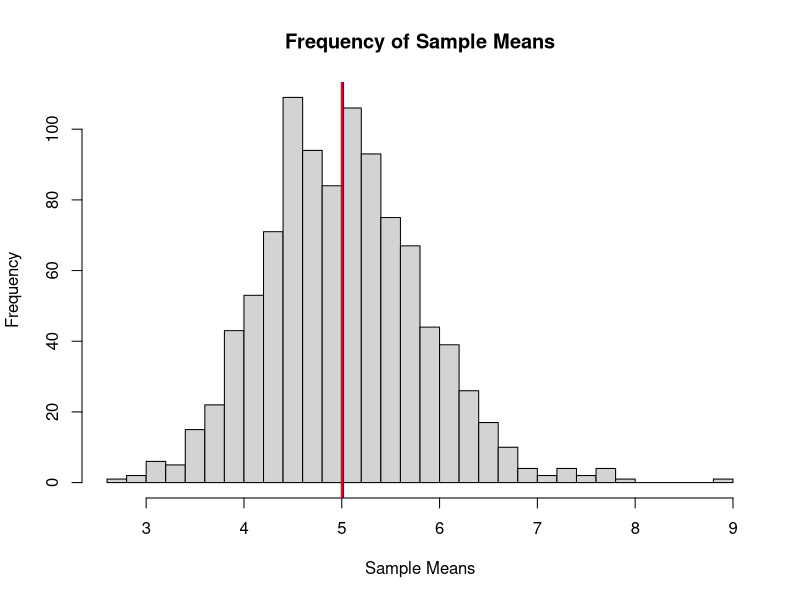
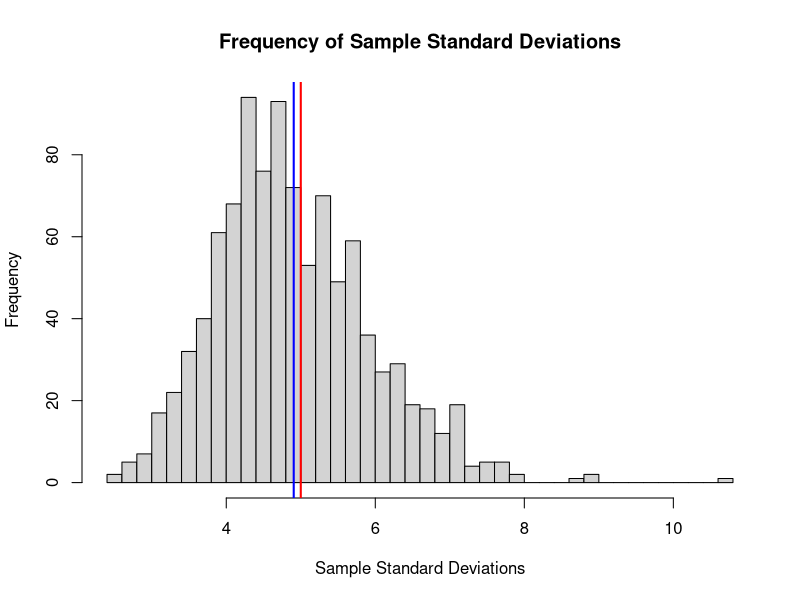
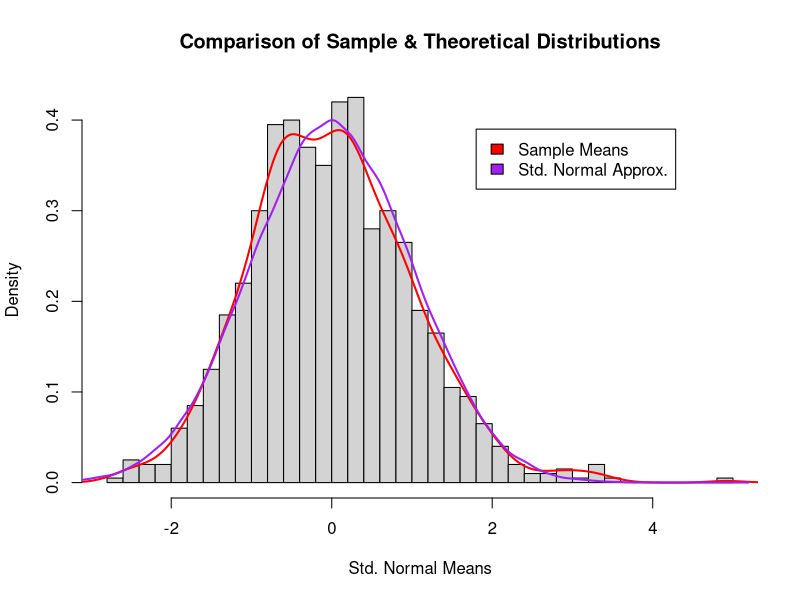
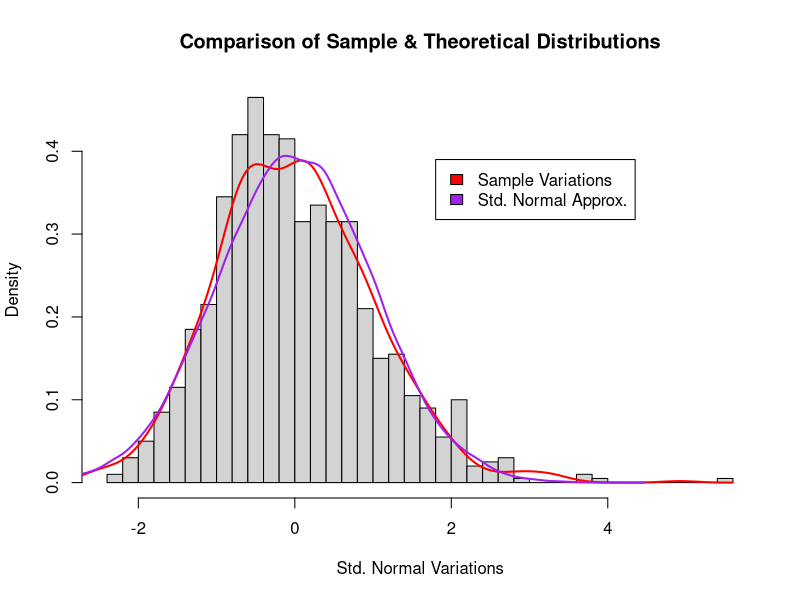
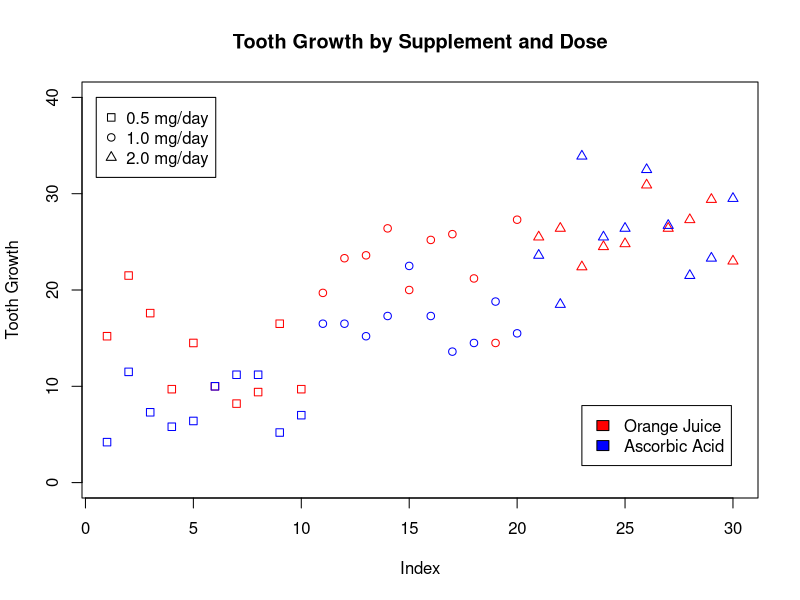
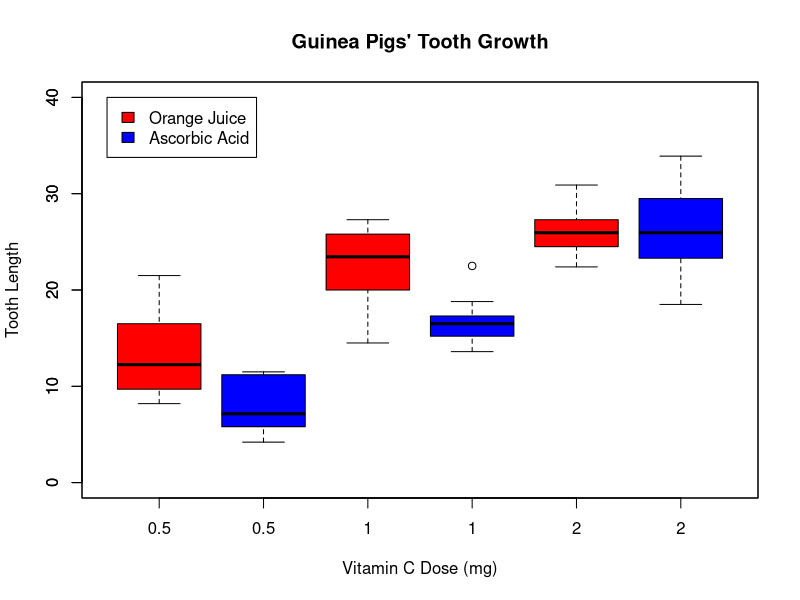

The R source for these figures, in order:
## ---- chunk 1
knitr::opts_chunk$set(echo = TRUE)
## ---- chunk 2
# simulation variables
n <- 40  #number of random observations taken per sample
B <- 1000  #number of samples

# create simulation matrix
M <- matrix(rexp(n*B, 0.2), B, n)

# get mean of each sample
M_means <- apply(M, 1, mean)
## ---- chunk 3
# histogram of means of sampled distributions
hist(M_means, breaks=30, 
     main="Frequency of Sample Means", xlab = "Sample Means")

# add vertical lines for sample and theoretical means
abline(v=mean(M_means), col="blue", lwd=2) # mean of sampled means
abline(v=1/.2, col="red", lwd=2) # theoretical mean
## ---- chunk 4
# calculate sd of samples
M_variations <- apply(M, 1, sd)
## ---- chunk 5
# histogram of means of sampled distributions
hist(M_variations, breaks=45, 
     main="Frequency of Sample Standard Deviations", 
     xlab = "Sample Standard Deviations")

# add vertical lines for sample and theoretical means
abline(v=mean(M_variations), col="blue", lwd=2) # mean of sampled means
abline(v=1/.2, col="red", lwd=2) # theoretical mean
## ---- chunk 6
# scale sample means and variations for standard normal
means_sn <- scale(M_means)
variations_sn <- scale(M_variations)
## ---- chunk 7
# histogram of standardized normalized sample means
hist(means_sn, breaks=30, prob=TRUE, 
     main="Comparison of Sample & Theoretical Distributions",
     xlab="Std. Normal Means", ylab="Density")
lines(density(means_sn), col="red", lwd=2)
lines(density(rnorm(100000)), col="purple", lwd=2)
legend(1.8, 0.39, c("Sample Means", "Std. Normal Approx."), 
       fill=c("red", "purple"))
## ---- chunk 8
# histogram of standardized normalized sample means
hist(variations_sn, breaks=30, prob=TRUE, 
     main="Comparison of Sample & Theoretical Distributions",
     xlab="Std. Normal Variations", ylab="Density")
lines(density(means_sn), col="red", lwd=2)
lines(density(rnorm(100000)), col="purple", lwd=2)
legend(1.8, 0.39, c("Sample Variations", "Std. Normal Approx."), 
       fill=c("red", "purple"))
## ---- chunk 9
# fetch libraries
library(datasets)
data("ToothGrowth")

## ---- chunk 10
# subset by supplement
oj_all <- ToothGrowth[ToothGrowth$supp=="OJ",]
vd_all <- ToothGrowth[ToothGrowth$supp=="VC",]

# scatterplot of growth by dose by supplement
plot(oj_all$len, pch=oj_all$dose, col="red", 
     main="Tooth Growth by Supplement and Dose", 
     ylab="Tooth Growth",
     ylim=c(0,40))
points(vd_all$len, pch=vd_all$dose, col="blue")
legend(0.5, 40, c("0.5 mg/day", "1.0 mg/day", "2.0 mg/day"), pch=c(0,1,2))
legend(23, 8, c("Orange Juice", "Ascorbic Acid"), fill=c("red", "blue"))

## ---- chunk 11
# boxplots of distributions of tooth growth by supplement and dose

boxplot(len~dose, data=oj_all, col="red",
        boxwex=0.4, at=1:3-.25,
        main="Guinea Pigs' Tooth Growth", 
        xlab = "Vitamin C Dose (mg)", ylab = "Tooth Length",
        xlim=c(0.5, 3.5), ylim=c(0,40))
boxplot(len~dose, data=vd_all, boxwex=0.4, at=1:3+.25, col="blue", add=TRUE)
legend(0.5, 40, c("Orange Juice", "Ascorbic Acid"), fill=c("red", "blue"))


## ---- chunk 12
# t-test for difference in means
overall_test <- t.test(vd_all$len, oj_all$len, paired = FALSE)

## ---- chunk 13
# t-test for difference in means by dose
dose_0.5 <- t.test(oj_all[oj_all$dose==0.5,]$len, vd_all[vd_all$dose==0.5,]$len,
                   paired = FALSE)

dose_1.0 <- t.test(oj_all[oj_all$dose==1,]$len, vd_all[vd_all$dose==1,]$len,
                   paired = FALSE)

dose_2.0 <- t.test(oj_all[oj_all$dose==2,]$len, vd_all[vd_all$dose==2,]$len,
                   paired = FALSE)

